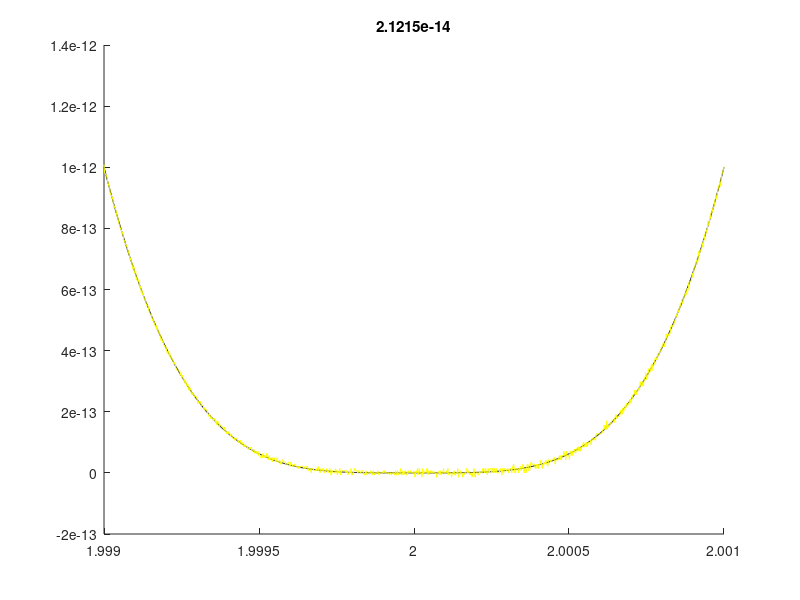
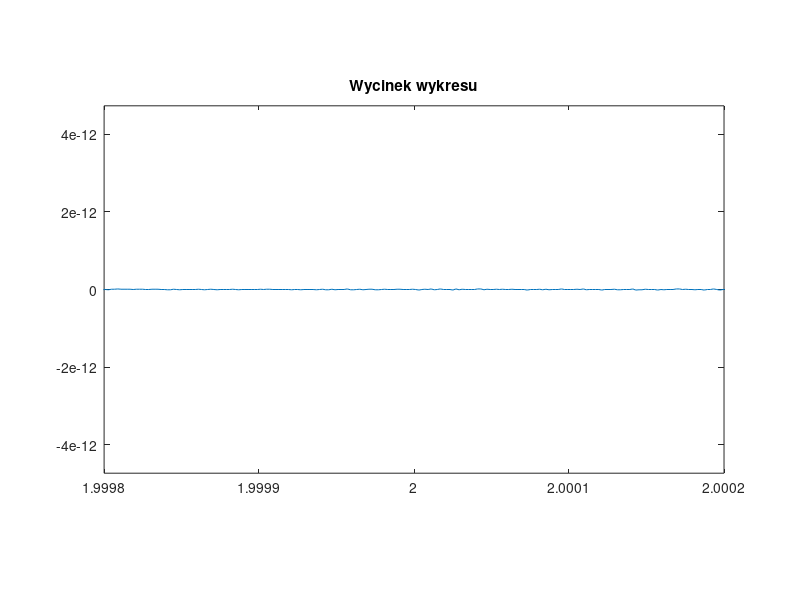
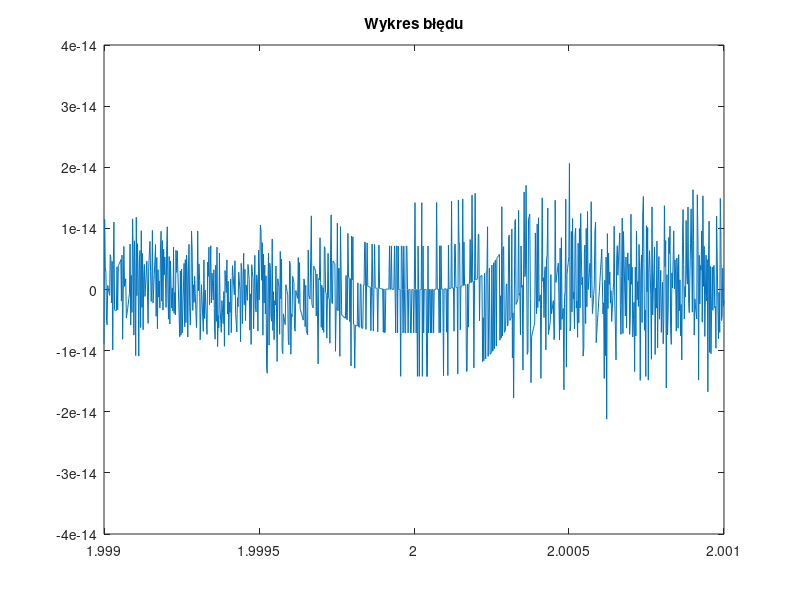

Source code (MATLAB) for these figures, in order:
clc
clear all
close all
format("longE")
d=10^(-3);
x=linspace(2-d,2+d,1000);
a=(x-2);
al1=a.^4;
al2=x.^4-8*x.^3+24*x.^2-32*x+16;
w=num2str(max(abs(al1-al2)));
hold on
title(w)
plot(x,al1,'k')
plot(x,al2,'y')
figure
plot(x,al1,'k')
plot(x,al2)
axis([1.9998,2.0002,-0.025*10e-13,0.025*10e-13])
title('Wycinek wykresu')
figure
plot(x,al1-al2)
title('Wykres błędu')